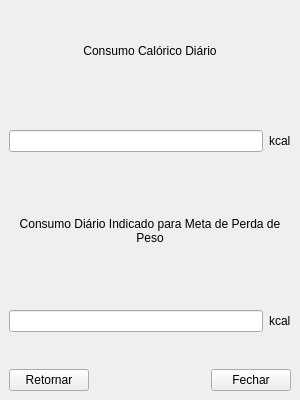
<?xml version="1.0" encoding="UTF-8"?>
<ui version="4.0">
 <class>frDadosCalculados</class>
 <widget class="QMainWindow" name="frDadosCalculados">
  <property name="geometry">
   <rect>
    <x>0</x>
    <y>0</y>
    <width>300</width>
    <height>400</height>
   </rect>
  </property>
  <property name="windowTitle">
   <string>MainWindow</string>
  </property>
  <widget class="QWidget" name="centralwidget">
   <layout class="QGridLayout" name="gridLayout">
    <item row="0" column="0">
     <layout class="QVBoxLayout" name="verticalLayout">
      <item>
       <widget class="QLabel" name="label">
        <property name="text">
         <string>Consumo Calórico Diário</string>
        </property>
        <property name="alignment">
         <set>Qt::AlignCenter</set>
        </property>
        <property name="wordWrap">
         <bool>true</bool>
        </property>
       </widget>
      </item>
      <item>
       <layout class="QHBoxLayout" name="horizontalLayout_3">
        <item>
         <widget class="QLineEdit" name="lineConsumoCaloricoDiario"/>
        </item>
        <item>
         <widget class="QLabel" name="label_3">
          <property name="text">
           <string>kcal</string>
          </property>
         </widget>
        </item>
       </layout>
      </item>
     </layout>
    </item>
    <item row="1" column="0">
     <layout class="QVBoxLayout" name="verticalLayout_2">
      <item>
       <widget class="QLabel" name="label_2">
        <property name="text">
         <string>Consumo Diário Indicado para Meta de Perda de Peso</string>
        </property>
        <property name="alignment">
         <set>Qt::AlignCenter</set>
        </property>
        <property name="wordWrap">
         <bool>true</bool>
        </property>
       </widget>
      </item>
      <item>
       <layout class="QHBoxLayout" name="horizontalLayout_2">
        <item>
         <widget class="QLineEdit" name="lineConsumoDiarioIndicado"/>
        </item>
        <item>
         <widget class="QLabel" name="label_4">
          <property name="text">
           <string>kcal</string>
          </property>
         </widget>
        </item>
       </layout>
      </item>
     </layout>
    </item>
    <item row="2" column="0">
     <layout class="QHBoxLayout" name="horizontalLayout">
      <item>
       <widget class="QPushButton" name="btnRetornar">
        <property name="text">
         <string>Retornar</string>
        </property>
       </widget>
      </item>
      <item>
       <spacer name="horizontalSpacer">
        <property name="orientation">
         <enum>Qt::Horizontal</enum>
        </property>
        <property name="sizeHint" stdset="0">
         <size>
          <width>40</width>
          <height>20</height>
         </size>
        </property>
       </spacer>
      </item>
      <item>
       <widget class="QPushButton" name="btnFechar">
        <property name="text">
         <string>Fechar</string>
        </property>
       </widget>
      </item>
     </layout>
    </item>
   </layout>
  </widget>
 </widget>
 <resources/>
 <connections/>
</ui>
